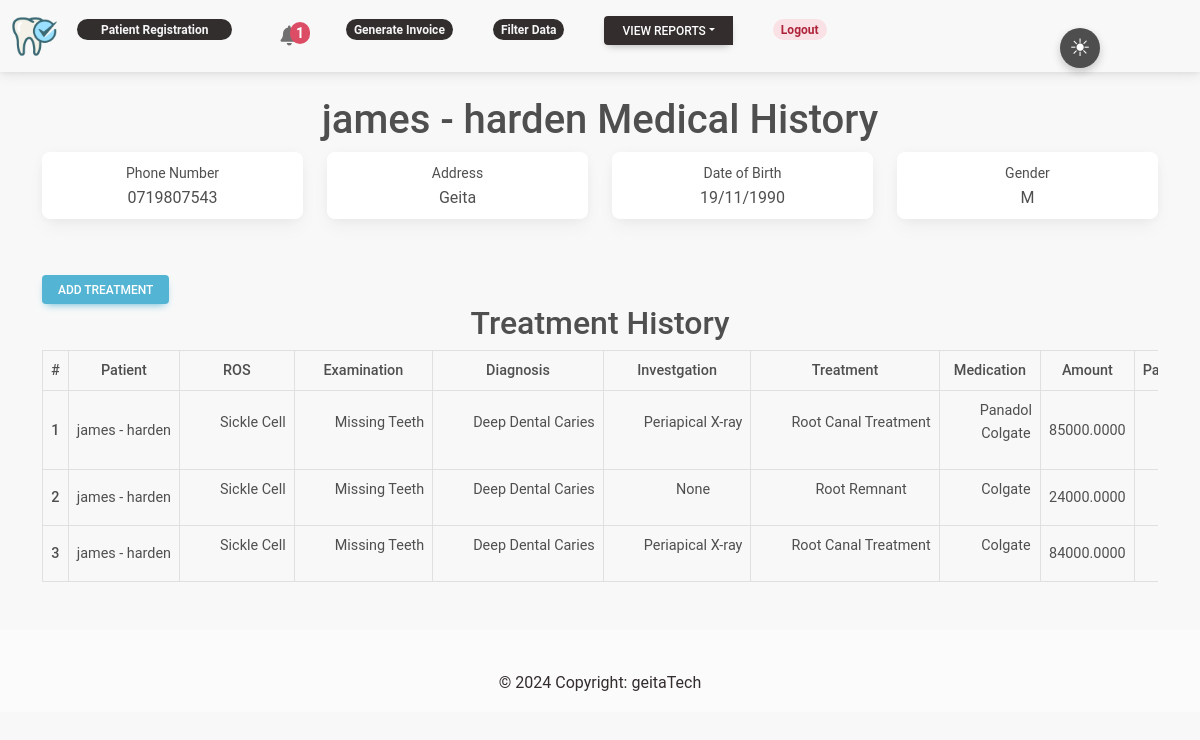
The app's page /patient/7/ (signed in) with its own data.
### patient/models.py (models this page shows, shortened)
class Patient(models.Model):
    GENDER = (
        ('M', 'Male'),
        ('F', 'Female')
    )
    PAYMENT_TYPE = (
        ('cash', 'Cash'),
        ('insurance', 'Insurance')
    )
    firstname = models.CharField(max_length=255)
    lastname = models.CharField(max_length=255)
    DOB = models.CharField(max_length=255, blank=True, null=True)
    address = models.CharField(max_length=255)
    phone_number = models.CharField(max_length=255)
    gender = models.CharField(max_length=255, choices=GENDER)
    weight = models.IntegerField(default=0)
    BPressure = models.CharField(max_length=255, blank=True, null=True)
    payment_type = models.CharField(max_length=10, choices=PAYMENT_TYPE, null=True)
    insurance_provider = models.CharField(max_length=255, blank=True, null=True)  # Optional field for insurance provider
    DOR = models.DateField(null=True)
    created_at = models.DateTimeField(auto_now_add=True)
    updated_at = models.DateTimeField(auto_now=True)
    def __str__(self):
        return f'{self.firstname} - {self.lastname}'

class MedicalHistory(models.Model):
    patient = models.ForeignKey(Patient, on_delete=models.CASCADE,
                                related_name='patientmedicalhistory')
    history = models.CharField(max_length=255)
    review_of_systems = models.ManyToManyField(ReviewofSystem)
    examination = models.ManyToManyField(Examination)
    diagnosis = models.ManyToManyField(Diagnosis)
    investgation = models.ManyToManyField(Investgation)
    treatment = models.ManyToManyField(Treatment)
    medication = models.ManyToManyField(Medication)
    payment_type = models.ForeignKey(PaymentType, on_delete=models.CASCADE)
    follow_up_date = models.DateField(null=True, blank=True)
    notes = models.CharField(max_length=2000,blank=True)
    doctor = models.ForeignKey(Doctor, on_delete=models.PROTECT, null=True)
    treatment_discount = models.DecimalField(max_digits=5, decimal_places=2, default=0)
    investigation_discount = models.DecimalField(max_digits=5, decimal_places=2, default=0)
    medication_discount = models.DecimalField(max_digits=5, decimal_places=2, default=0)
    created_at = models.DateTimeField(auto_now_add=True)
    def calculate_total_price(self):
        total_price = 0
        if self.payment_type.name == "Insurance":
            for item in self.treatment.all():
                total_price += item.insurance_price * (1 - self.treatment_discount / 100)
            for item in self.investgation.all():
                total_price += item.insurance_price * (1 - self.investigation_discount / 100)
            for item in self.medication.all():
                total_price += item.insurance_price * (1 - self.medication_discount / 100)
        else:  # Cash payment
            for item in self.treatment.all():
                total_price += item.cash_price * (1 - self.treatment_discount / 100)
            for item in self.investgation.all():
                total_price += item.cash_price * (1 - self.investigation_discount / 100)
            for item in self.medication.all():
                total_price += item.cash_price * (1 - self.medication_discount / 100)
        return total_price
    class Meta:
        verbose_name_plural = 'Medical History'

class ReviewofSystem(models.Model):
    name = models.CharField(max_length=255)

class Examination(models.Model):
    name = models.CharField(max_length=255)

class Diagnosis(models.Model):
    name = models.CharField(max_length=255)

class Investgation(models.Model):
    name = models.CharField(max_length=255)
    cash_price = models.DecimalField(max_digits=10, decimal_places=2, null=True)
    insurance_price = models.DecimalField(max_digits=10, decimal_places=2, null=True)

class Treatment(models.Model):
    name = models.CharField(max_length=255)
    cash_price = models.DecimalField(max_digits=10, decimal_places=2, null=True)
    insurance_price = models.DecimalField(max_digits=10, decimal_places=2, null=True)

class Medication(models.Model):
    name = models.CharField(max_length=255)
    cash_price = models.DecimalField(max_digits=10, decimal_places=2, null=True)
    insurance_price = models.DecimalField(max_digits=10, decimal_places=2, null=True)

class PaymentType(models.Model):
    name = models.CharField(max_length=255)
    def __str__(self):
        return self.name

### patient/decorators.py (the view)
    def wrapper_function(request, *args, **kwargs):
        group = None
        if request.user.groups.exists():
                group = request.user.groups.all()[0].name
        if group =='receptionist':
            return redirect('register')
        if group =='doctor':
            return redirect('home')
        if group == 'admin':
            return view_func(request, *args, **kwargs)

### patient/models.py (called while the page is built)
    def __str__(self):
        return self.name

### patient/template_context.py (called while the page is built)
def upcoming_follow_up_count(request):
    today = datetime.now().date()
    tomorrow = today + timedelta(days=1)
    upcoming_follow_up_count = MedicalHistory.objects.filter(follow_up_date=tomorrow).count()
    return {'upcoming_follow_up_count': upcoming_follow_up_count}

### patient/views.py (called while the page is built)
@login_required(login_url='login')
@admin_only
def patient_detail(request, pk):
    patient = Patient.objects.get(id=pk)
    treatments = patient.patientmedicalhistory.all().order_by('-id')
    context = {
        'patient': patient,
        'treatments':treatments
        }
    return render(request, 'patient_detail.html', context)

### patient/templates/patient_detail.html (shortened to what this page needs)
{% extends 'base.html' %}
{% block content %}
<div class="container pt-4 text-center">
    <h1>{{patient}} Medical History</h1>
    <div class="row">
        <div class="col-xl-3 col-md-6 mb-2">
            <div class="card h-100 py-2">
                    <div class="col">
                        <div class="text-xs">
                            <small>
                            Phone Number
                            </small>
                        </div>
                        <div class="">{{patient.phone_number}}</div>
                    </div>
                </div>
            </div>
        <div class="col-xl-3 col-md-6 mb-2">
            <div class="card h-100 py-2">
                    <div class="col">
                        <div class="text-xs">
                            <small>
                            Address
                            </small>
                        </div>
                        <div class="">{{patient.address}}</div>
                    </div>
                </div>
            </div>
        <div class="col-xl-3 col-md-6 mb-2">
            <div class="card h-100 py-2">
                    <div class="col">
                        <div class="text-xs">
                            <small>
                            Date of Birth
                            </small>
                        </div>
                        <div class="">{{patient.DOB}}</div>
                    </div>
                </div>
            </div>
        <div class="col-xl-3 col-md-6 mb-2">
            <div class="card h-100 py-2">
                    <div class="col">
                        <div class="text-xs">
                            <small>
                            Gender
                            </small>
                        </div>
                        <div class="">{{patient.gender}}</div>
                    </div>
                </div>
            </div>
    </div>
  </div>
  <div class="container pt-5 mb-5">
    <a button class="btn btn-info btn-sm" href="{% url 'patient-medicals' patient.id %}">Add Treatment</button></a>
    <h2 class="text-center">Treatment History</h2>
    <div class="table-responsive">
        <table class="table align-middle mb-0 text-center text-nowrap table-sm table-bordered">
            <thead>
                <tr>
                    <th scope="col">#</th>
                    <th scope="col">Patient</th>
                    <th scope="col">ROS</th>
                    <th scope="col">Examination</th>
                    <th scope="col">Diagnosis</th>
                    <th scope="col">Investgation</th>
                    <th scope="col">Treatment</th>
                    <th scope="col">Medication</th>
                    <th scope="col">Amount</th>
                    <th scope="col">Payment Type</th>
                </tr>
            </thead>
            <tbody>
                {% if treatments %}
                    {% for patient in treatments %}
                    <tr>
                        <th scope="row">{{forloop.counter}}</th>
                        <td>{{ patient.patient }}</td>
                        <td>
                            <ul>
                                {% for category in patient.review_of_systems.all %}
                                    <li>{{ category.name }}</li>
                                {% endfor %}
                            </ul>
                        </td>
                        <td>
                            <ul>
                                {% for category in patient.examination.all %}
                                    <li>{{ category.name }}</li>
                                {% endfor %}
                            </ul>
                        </td>
                        <td>
                            <ul>
                                {% for category in patient.diagnosis.all %}
                                    <li>{{ category.name }}</li>
                                {% endfor %}
                            </ul>
                        </td>
                        <td>
                            <ul>
                                {% for category in patient.investgation.all %}
                                    <li>{{ category.name }}</li>
                                {% endfor %}
                            </ul>
                        </td>
                        <td>
                            <ul>
                                {% for category in patient.treatment.all %}
                                    <li>{{ category.name }}</li>
                                {% endfor %}
                            </ul>
                        </td>
                        <td>
                            <ul>
                                {% for category in patient.medication.all %}
                                    <li>{{ category.name }}</li>
                                {% endfor %}
                            </ul>
                        </td>
                        <td>{{ patient.calculate_total_price }}</td>
                        <td>{{ patient.payment_type}}</td>
                    </tr>
                    {% endfor %}
                {% else %}
                    <tr>
                        <td colspan="4">No Medical History.</td>
                    </tr>
                {% endif %}
            </tbody>
        </table>
    </div>
  </div>
{% endblock content %}

### patient/templates/base.html (shortened to what this page needs)
{% load static %}
<!doctype html>
<html lang="en">
  <head>
    <link rel="stylesheet" href="{% static 'css/mdb.min.css' %}">
    <link rel="stylesheet" href="{% static 'css/color_switch.css' %}">
    <link rel="stylesheet" href="https://cdnjs.cloudflare.com/ajax/libs/font-awesome/6.4.0/css/all.min.css" />
  </head>
  <body>
<nav class="navbar navbar-expand-lg">
  <div class="container-fluid">
    <div class="collapse navbar-collapse" id="navbarSupportedContent">
      <a class="navbar-brand mt-2 mt-lg-0" href="/">
        <img
          src="/media/2185051_dentist_dentistry_medical_oral_hygiene_tooth_icon_7VPLBN5.png"
          height="45"
          alt="App Logo"
          loading="lazy"
        />
      </a>
      <ul class="navbar-nav me-auto mb-2 mb-lg-0">
      {% if request.user.is_authenticated %}
        <li class="nav-item">
          <a class="nav-link nav-smaller-bold badge rounded-pill badge-dark px-4" href="{% url 'register' %}">Patient Registration</a>
        </li>
        <li class="nav-item">
          <a class="nav-link" href="{% url 'upcoming_follow_up' %}">
            <span class="badge rounded-pill badge-notification bg-danger {% if upcoming_follow_up_count > 0 %}shake-animation{% endif %}" style="font-size: 14px; padding: 4px 6px;">
                {% if upcoming_follow_up_count > 0 %}
                    {{ upcoming_follow_up_count }}
                {% else %}
                    0
                {% endif %}
            </span>
        </a>
        </li>
        {% for group in user.groups.all %}
        {% if group.name == 'admin' %}
        <li class="nav-item">
          <a class="nav-link nav-smaller-bold badge rounded-pill badge-dark" href="{% url 'history' %}">Generate Invoice</a>
        </li>
        <li class="nav-item">
          <a class="nav-link nav-smaller-bold badge rounded-pill badge-dark" href="{% url 'filtered' %}">Filter Data</a>
        </li>
    <li class="nav-item">
      <div class="btn-group">
        <button type="button" class="btn btn-sm btn-dark dropdown-toggle dropdown-toggle-split" data-mdb-toggle="dropdown" aria-expanded="false">
          View Reports
        </button>
        </li>
        {% endif %}
        {% endfor %}
      </ul>
    </div>
    <li class="nav-item">
      <a class="nav-link nav-smaller-bold badge rounded-pill badge-danger" href="{% url 'logout' %}">Logout</a>
    </li>
  {% else %}
  <li class="nav-item">
    <a class="nav-link nav-smaller-bold badge rounded-pill badge-primary" href="{% url 'login' %}">Login</a>
  </li>
  {% endif %}
    </div>
</nav>
      <div class="container">
        <div class="toggle-icon float-start" onclick="toggleMode()">
            <span id="light-icon">&#9728;</span>
        </div>
    </div>
    {% block content %}
    {% endblock content %}
    <footer class="bg-light text-center text-white">
      <div class="container p-4 pb-0">
      </div>
      <div class="text-center p-3 text-dark" style="background-color: rgba(0, 0, 0, 0);">
        © 2024 Copyright:
        <a class="text-dark" href="">geitaTech</a>
      </div>
    </footer>
  </body>
</html>

### static/css/color_switch.css (style rules this page uses)
body { background-color: #f8f8f8; }
.toggle-icon { position: absolute; top: 28px; right: 100px; cursor: pointer; font-size: 24px; z-index: 2; width: 40px; height: 40px; border-radius: 50%; background-color: #4E4E4E; display: flex; align-items: center; justify-content: center; box-shadow: 0 4px 8px rgba(0, 0, 0, 0.2); }
#light-icon { color: #ffffff; }
body:not(.dark-mode) #light-icon { display: inline; }

### patient/templates/base.html (style rules this page uses)
nav ul li { list-style:none; display:inline-block; margin-right:40px; }

### patient/templates/patient_detail.html (style rules this page uses)
ul { list-style-type: none; }

### records on screen
Patient: firstname+lastname "james - harden", phone_number "0719807543", address "Geita", DOB "19/11/1990", gender "M"
MedicalHistory: patient "james - harden", calculate_total_price "85000.0000"
ReviewofSystem: name "Sickle Cell"
Examination: name "Missing Teeth"
Diagnosis: name "Deep Dental Caries"
Investgation: name "Periapical X-ray"
Treatment: name "Root Canal Treatment"
Medication: name "Panadol"
Medication: name "Colgate"
MedicalHistory: patient "james - harden", calculate_total_price "24000.0000"
Investgation: name "None"
Treatment: name "Root Remnant"
MedicalHistory: patient "james - harden", calculate_total_price "84000.0000"

### other values on screen
{{ upcoming_follow_up_count }} "1"
